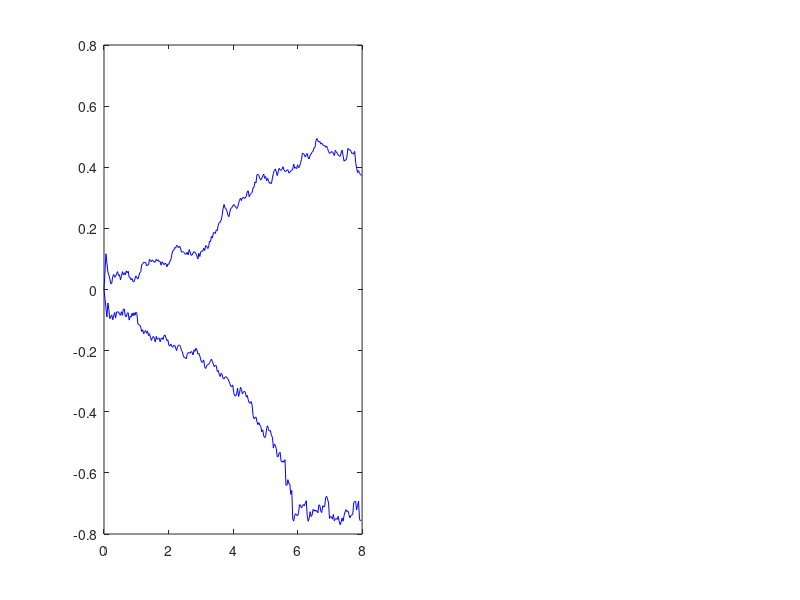

Write the MATLAB code that produced this figure. (Note: this script raises an error after producing the figure.)
clear
clc
L5 = load('L_51.mat');
L5 = L5.L;
L1_5 = load('L1_51.mat');
L1_5 = L1_5.L1;
dist5 = load('dist_51');
dist5 = dist5.dist;


L10 = load('L_50k.mat');
L10 = L10.L;
L1_10 = load('L1_50k.mat');
L1_10 = L1_10.L1;
dist10 = load('dist_50k.mat');
dist10 = dist10.dist;
figure(1)
subplot(1, 2, 1)
plot(dist5,min(L5),'b-')
hold on 
plot(dist5,max(L5),'b-')
hold on
shadedplot(dist5,min(L5),max(L5),'c');
grid on
hold on
plot(dist5,mean(L5),'k-')
%plot(dist,upper_bound_L,'r-')
%hold on
plot(dist5,[min(L1_5);max(L1_5)],'r-')
hold off
xlabel('d')
ylabel('L(d)-d')

subplot(1, 2, 2)
plot(dist10,min(L10),'b-')
hold on 
plot(dist10,max(L10),'b-')
hold on
shadedplot(dist10,min(L10),max(L10),'c');
grid on
hold on
plot(dist10,mean(L10),'k-')
%plot(dist,upper_bound_L,'r-')
%hold on
plot(dist10,[min(L1_10);max(L1_10)],'r-')
hold off
xlabel('d')
ylabel('L(d)-d')